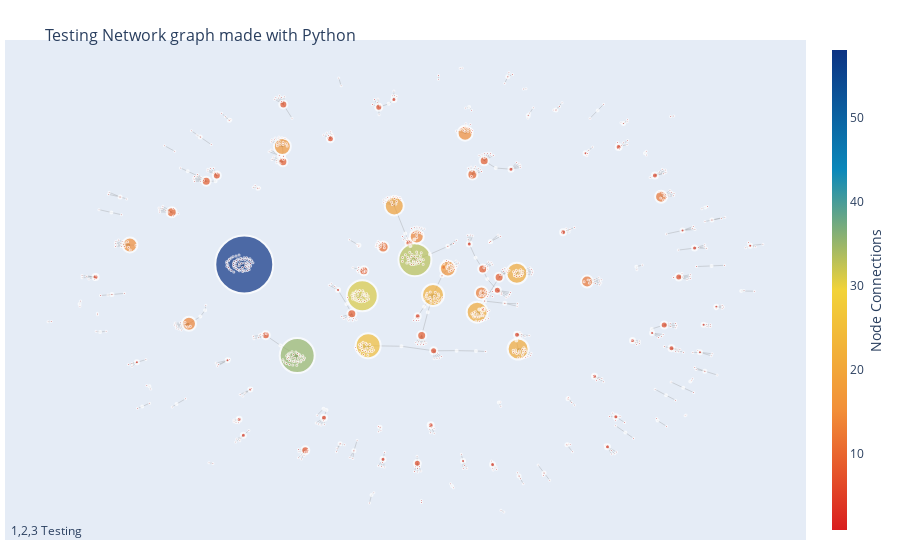

Notebook cell for this chart:
### Code cell
node_adjacencies = []
node_text = []
for node, adjacencies in enumerate(G.adjacency()):
    node_adjacencies.append(len(adjacencies[1]))
#     node_text.append('# of connections: '+str(len(adjacencies[1]))) ###Shows the #of connections
    node_text.append('#Connection: '+str(adjacencies[0]))


node_trace.marker.size = node_adjacencies    #### Color or size???? trace.marker.color or .size
node_trace.text = node_text

### Create Network Graph:

fig = go.Figure(data=[edge_trace, node_trace],
             layout=go.Layout(
                title='<br>Testing Network graph made with Python',
                titlefont_size=16,
                showlegend=False,
                hovermode='closest',
                margin=dict(b=20,l=5,r=5,t=40),
                annotations=[ dict(
                    text="1,2,3 Testing",
                    showarrow=False,
                    xref="paper", yref="paper",
                    x=0.005, y=-0.002 ) ],
                xaxis=dict(showgrid=False, zeroline=False, showticklabels=False),
                yaxis=dict(showgrid=False, zeroline=False, showticklabels=False))
                )
fig.show()

### Figure 1 — Plotly figure (JSON) as saved in the notebook; plotly's stock layout.template omitted (floating-point values rounded to 4 significant figures; data arrays with more than 128 entries replaced by an {"elided": "..."} marker saying what was removed)
{"data": [{"hoverinfo": "none", "line": {"color": "#888", "width": 0.3}, "mode": "lines", "type": "scatter", "x": {"elided": "2724 float values"}, "y": {"elided": "2724 float values"}}, {"hoverinfo": "text", "marker": {"color": {"elided": "1019 int values"}, "colorbar": {"thickness": 15, "title": {"side": "right", "text": "Node Connections"}, "xanchor": "left"}, "colorscale": [[0, "rgb(12,51,131)"], [0.25, "rgb(10,136,186)"], [0.5, "rgb(242,211,56)"], [0.75, "rgb(242,143,56)"], [1, "rgb(217,30,30)"]], "line": {"width": 2}, "reversescale": true, "showscale": true, "size": {"elided": "1019 int values"}}, "mode": "markers", "text": {"elided": "1019 str values"}, "type": "scatter", "x": {"elided": "1019 float values"}, "y": {"elided": "1019 float values"}}], "layout": {"annotations": [{"showarrow": false, "text": "1,2,3 Testing", "x": 0.005, "xref": "paper", "y": -0.002, "yref": "paper"}], "hovermode": "closest", "margin": {"b": 20, "l": 5, "r": 5, "t": 40}, "showlegend": false, "title": {"font": {"size": 16}, "text": "<br>Testing Network graph made with Python"}, "xaxis": {"showgrid": false, "showticklabels": false, "zeroline": false}, "yaxis": {"showgrid": false, "showticklabels": false, "zeroline": false}}}
